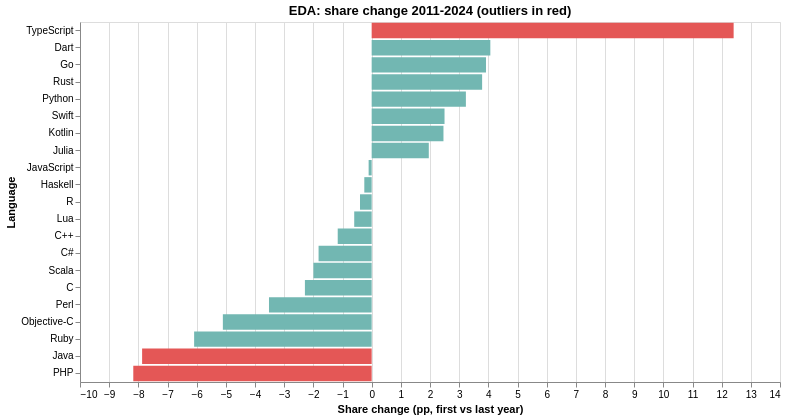

Source (Vega-Lite JSON):
### Vega-Lite specification from a JSON file in a GitHub repository (floating-point values rounded to 4 significant figures)
{"config": {"view": {"continuousWidth": 300, "continuousHeight": 300}, "title": {"anchor": "middle"}}, "data": {"name": "data-6fbaa58b70bd60820f8c1865e85320f3"}, "mark": {"type": "bar"}, "encoding": {"color": {"condition": {"test": "datum.is_outlier", "value": "#e45756"}, "value": "#72b7b2"}, "tooltip": [{"field": "language", "type": "nominal"}, {"field": "share_first_year", "type": "quantitative"}, {"field": "share_last_year", "type": "quantitative"}, {"field": "share_change_pp", "type": "quantitative"}, {"field": "is_outlier", "type": "nominal"}], "x": {"field": "share_change_pp", "title": "Share change (pp, first vs last year)", "type": "quantitative"}, "y": {"field": "language", "sort": "-x", "title": "Language", "type": "nominal"}}, "height": 360, "title": "EDA: share change 2011-2024 (outliers in red)", "width": 700, "$schema": "https://vega.github.io/schema/vega-lite/v6.4.1.json", "datasets": {"data-6fbaa58b70bd60820f8c1865e85320f3": [{"language": "PHP", "mean_share_pct": 4.692, "std_share_pct": 2.58, "min_share_pct": 1.0, "max_share_pct": 9.662, "share_first_year": 9.405, "share_last_year": 1.232, "share_change_pp": -8.173, "trend_slope": -0.05213, "first_year": 2011, "last_year": 2024, "volatility_z": 1.78, "change_z": -1.725, "is_outlier": true, "cluster": 1, "pca_x": 1.715, "pca_y": 7.593}, {"language": "Java", "mean_share_pct": 9.997, "std_share_pct": 2.602, "min_share_pct": 6.306, "max_share_pct": 15.88, "share_first_year": 14.76, "share_last_year": 6.891, "share_change_pp": -7.87, "trend_slope": -0.05132, "first_year": 2011, "last_year": 2024, "volatility_z": 1.807, "change_z": -1.659, "is_outlier": true, "cluster": 0, "pca_x": 15.02, "pca_y": 4.552}, {"language": "Ruby", "mean_share_pct": 2.76, "std_share_pct": 1.897, "min_share_pct": 0.0178, "max_share_pct": 6.529, "share_first_year": 6.227, "share_last_year": 0.14, "share_change_pp": -6.087, "trend_slope": -0.03892, "first_year": 2011, "last_year": 2024, "volatility_z": 0.939, "change_z": -1.271, "is_outlier": false, "cluster": 1, "pca_x": -6.41, "pca_y": 8.475}, {"language": "Objective-C", "mean_share_pct": 2.4, "std_share_pct": 1.631, "min_share_pct": 0.0083, "max_share_pct": 5.585, "share_first_year": 5.172, "share_last_year": 0.0703, "share_change_pp": -5.102, "trend_slope": -0.04459, "first_year": 2011, "last_year": 2021, "volatility_z": 0.611, "change_z": -1.057, "is_outlier": false, "cluster": 1, "pca_x": -13.12, "pca_y": 10.05}, {"language": "Perl", "mean_share_pct": 1.61, "std_share_pct": 1.107, "min_share_pct": 0.0109, "max_share_pct": 3.851, "share_first_year": 3.601, "share_last_year": 0.0807, "share_change_pp": -3.52, "trend_slope": -0.02272, "first_year": 2011, "last_year": 2024, "volatility_z": -0.034, "change_z": -0.713, "is_outlier": false, "cluster": 1, "pca_x": -11.73, "pca_y": 6.814}, {"language": "C", "mean_share_pct": 3.929, "std_share_pct": 0.7665, "min_share_pct": 2.759, "max_share_pct": 5.694, "share_first_year": 5.36, "share_last_year": 3.071, "share_change_pp": -2.289, "trend_slope": -0.01481, "first_year": 2011, "last_year": 2024, "volatility_z": -0.454, "change_z": -0.445, "is_outlier": false, "cluster": 1, "pca_x": 1.532, "pca_y": 2.933}, {"language": "Scala", "mean_share_pct": 2.497, "std_share_pct": 0.6483, "min_share_pct": 1.552, "max_share_pct": 3.86, "share_first_year": 3.678, "share_last_year": 1.681, "share_change_pp": -1.997, "trend_slope": -0.01272, "first_year": 2011, "last_year": 2024, "volatility_z": -0.599, "change_z": -0.382, "is_outlier": false, "cluster": 1, "pca_x": -4.599, "pca_y": 3.169}, {"language": "C#", "mean_share_pct": 5.121, "std_share_pct": 0.7264, "min_share_pct": 4.095, "max_share_pct": 6.819, "share_first_year": 6.264, "share_last_year": 4.443, "share_change_pp": -1.82, "trend_slope": -0.01341, "first_year": 2011, "last_year": 2024, "volatility_z": -0.503, "change_z": -0.344, "is_outlier": false, "cluster": 1, "pca_x": 5.498, "pca_y": 2.496}, {"language": "C++", "mean_share_pct": 4.585, "std_share_pct": 0.4638, "min_share_pct": 3.898, "max_share_pct": 5.666, "share_first_year": 5.389, "share_last_year": 4.225, "share_change_pp": -1.164, "trend_slope": -0.007903, "first_year": 2011, "last_year": 2024, "volatility_z": -0.826, "change_z": -0.201, "is_outlier": false, "cluster": 1, "pca_x": 4.053, "pca_y": 1.909}, {"language": "Lua", "mean_share_pct": 1.535, "std_share_pct": 0.2247, "min_share_pct": 1.208, "max_share_pct": 2.056, "share_first_year": 1.924, "share_last_year": 1.325, "share_change_pp": -0.5983, "trend_slope": -0.004165, "first_year": 2011, "last_year": 2024, "volatility_z": -1.121, "change_z": -0.078, "is_outlier": false, "cluster": 1, "pca_x": -9.715, "pca_y": 1.629}, {"language": "R", "mean_share_pct": 2.974, "std_share_pct": 0.2115, "min_share_pct": 2.566, "max_share_pct": 3.515, "share_first_year": 3.306, "share_last_year": 2.907, "share_change_pp": -0.3993, "trend_slope": -0.002673, "first_year": 2011, "last_year": 2024, "volatility_z": -1.137, "change_z": -0.035, "is_outlier": false, "cluster": 1, "pca_x": -1.729, "pca_y": 1.197}, {"language": "Haskell", "mean_share_pct": 1.102, "std_share_pct": 0.1083, "min_share_pct": 0.9459, "max_share_pct": 1.385, "share_first_year": 1.287, "share_last_year": 1.035, "share_change_pp": -0.2524, "trend_slope": -0.001739, "first_year": 2011, "last_year": 2024, "volatility_z": -1.264, "change_z": -0.003, "is_outlier": false, "cluster": 1, "pca_x": -12.81, "pca_y": 0.9387}, {"language": "JavaScript", "mean_share_pct": 18.96, "std_share_pct": 0.9931, "min_share_pct": 16.8, "max_share_pct": 21.79, "share_first_year": 19.58, "share_last_year": 19.48, "share_change_pp": -0.1042, "trend_slope": -0.003018, "first_year": 2011, "last_year": 2024, "volatility_z": -0.174, "change_z": 0.03, "is_outlier": false, "cluster": 0, "pca_x": 26.41, "pca_y": 1.783}, {"language": "Julia", "mean_share_pct": 1.888, "std_share_pct": 0.5952, "min_share_pct": 0.1041, "max_share_pct": 2.525, "share_first_year": 0.4154, "share_last_year": 2.374, "share_change_pp": 1.959, "trend_slope": 0.01283, "first_year": 2014, "last_year": 2024, "volatility_z": -0.665, "change_z": 0.478, "is_outlier": false, "cluster": 2, "pca_x": -9.407, "pca_y": -6.401}, {"language": "Kotlin", "mean_share_pct": 2.441, "std_share_pct": 0.8254, "min_share_pct": 0.1461, "max_share_pct": 3.192, "share_first_year": 0.5235, "share_last_year": 2.985, "share_change_pp": 2.462, "trend_slope": 0.02107, "first_year": 2016, "last_year": 2024, "volatility_z": -0.381, "change_z": 0.587, "is_outlier": false, "cluster": 2, "pca_x": -10.35, "pca_y": -8.968}, {"language": "Swift", "mean_share_pct": 2.307, "std_share_pct": 0.6983, "min_share_pct": 0.1412, "max_share_pct": 2.951, "share_first_year": 0.2573, "share_last_year": 2.755, "share_change_pp": 2.498, "trend_slope": 0.01482, "first_year": 2014, "last_year": 2024, "volatility_z": -0.538, "change_z": 0.595, "is_outlier": false, "cluster": 2, "pca_x": -8.273, "pca_y": -7.707}, {"language": "Python", "mean_share_pct": 15.31, "std_share_pct": 1.07, "min_share_pct": 13.33, "max_share_pct": 18.39, "share_first_year": 14.05, "share_last_year": 17.28, "share_change_pp": 3.231, "trend_slope": 0.01631, "first_year": 2011, "last_year": 2024, "volatility_z": -0.08, "change_z": 0.755, "is_outlier": false, "cluster": 0, "pca_x": 23.05, "pca_y": 0.8706}, {"language": "Rust", "mean_share_pct": 3.182, "std_share_pct": 1.144, "min_share_pct": 0.1634, "max_share_pct": 4.588, "share_first_year": 0.4617, "share_last_year": 4.249, "share_change_pp": 3.787, "trend_slope": 0.02992, "first_year": 2015, "last_year": 2024, "volatility_z": 0.011, "change_z": 0.876, "is_outlier": false, "cluster": 2, "pca_x": -6.51, "pca_y": -10.05}, {"language": "Go", "mean_share_pct": 4.577, "std_share_pct": 1.11, "min_share_pct": 0.5339, "max_share_pct": 6.038, "share_first_year": 1.502, "share_last_year": 5.422, "share_change_pp": 3.92, "trend_slope": 0.01924, "first_year": 2012, "last_year": 2024, "volatility_z": -0.031, "change_z": 0.904, "is_outlier": false, "cluster": 2, "pca_x": 3.551, "pca_y": -4.695}, {"language": "Dart", "mean_share_pct": 3.957, "std_share_pct": 1.185, "min_share_pct": 0.2736, "max_share_pct": 5.384, "share_first_year": 0.9322, "share_last_year": 5.001, "share_change_pp": 4.069, "trend_slope": 0.02376, "first_year": 2013, "last_year": 2024, "volatility_z": 0.061, "change_z": 0.937, "is_outlier": false, "cluster": 2, "pca_x": 0.3882, "pca_y": -7.155}, {"language": "TypeScript", "mean_share_pct": 9.915, "std_share_pct": 3.243, "min_share_pct": 0.7291, "max_share_pct": 14.25, "share_first_year": 1.057, "share_last_year": 13.47, "share_change_pp": 12.41, "trend_slope": 0.06876, "first_year": 2012, "last_year": 2024, "volatility_z": 2.596, "change_z": 2.75, "is_outlier": true, "cluster": 0, "pca_x": 13.43, "pca_y": -9.43}]}}
